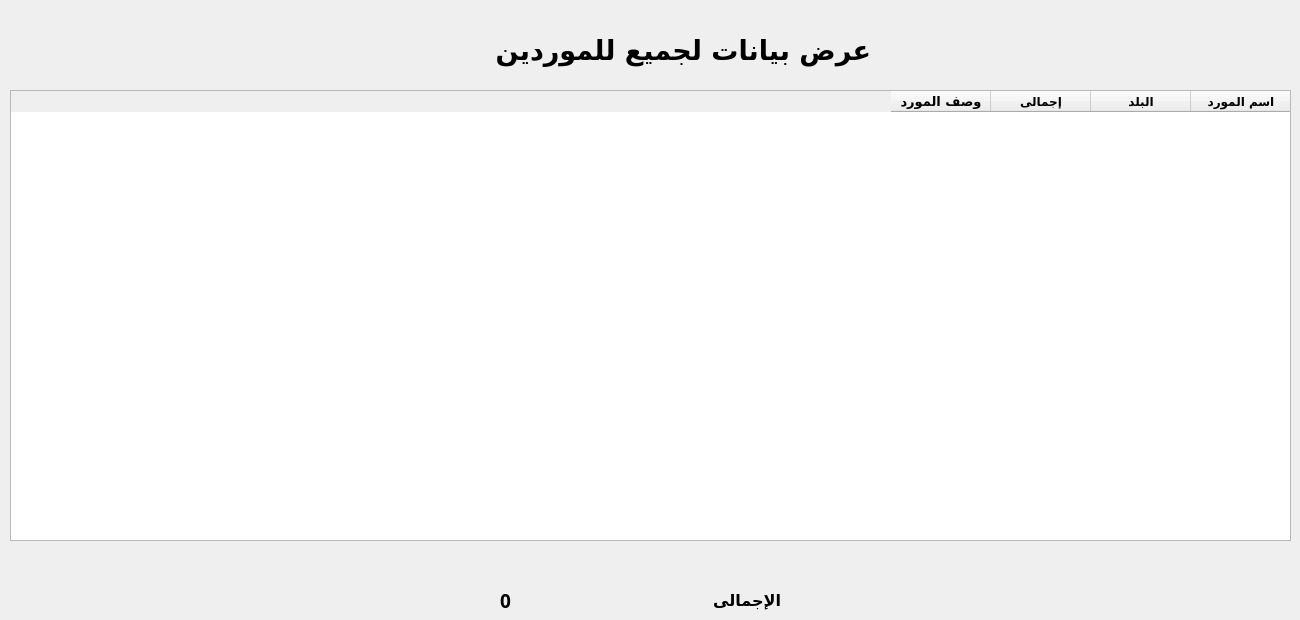
      <widget class="QWidget" name="tab_15">
       <attribute name="title">
        <string>نظرة على كل الموردين</string>
       </attribute>
       <widget class="QLabel" name="label_43">
        <property name="geometry">
         <rect>
          <x>490</x>
          <y>20</y>
          <width>381</width>
          <height>61</height>
         </rect>
        </property>
        <property name="font">
         <font>
          <family>Dubai</family>
          <pointsize>20</pointsize>
          <weight>75</weight>
          <bold>true</bold>
         </font>
        </property>
        <property name="text">
         <string>عرض بيانات لجميع للموردين</string>
        </property>
       </widget>
       <widget class="QTableWidget" name="Suppliers_information_tableWidget">
        <property name="geometry">
         <rect>
          <x>10</x>
          <y>90</y>
          <width>1281</width>
          <height>451</height>
         </rect>
        </property>
        <property name="layoutDirection">
         <enum>Qt::RightToLeft</enum>
        </property>
        <column>
         <property name="text">
          <string>اسم المورد</string>
         </property>
         <property name="font">
          <font>
           <family>Dubai</family>
           <weight>75</weight>
           <bold>true</bold>
          </font>
         </property>
        </column>
        <column>
         <property name="text">
          <string>البلد</string>
         </property>
         <property name="font">
          <font>
           <family>Dubai</family>
           <pointsize>9</pointsize>
           <weight>75</weight>
           <bold>true</bold>
          </font>
         </property>
        </column>
        <column>
         <property name="text">
          <string>إجمالى</string>
         </property>
         <property name="font">
          <font>
           <family>Dubai</family>
           <pointsize>9</pointsize>
           <weight>75</weight>
           <bold>true</bold>
          </font>
         </property>
        </column>
        <column>
         <property name="text">
          <string>وصف المورد</string>
         </property>
         <property name="font">
          <font>
           <family>Dubai</family>
           <pointsize>10</pointsize>
           <weight>75</weight>
           <bold>true</bold>
          </font>
         </property>
        </column>
       </widget>
       <widget class="QLabel" name="total_price_label">
        <property name="geometry">
         <rect>
          <x>500</x>
          <y>590</y>
          <width>181</width>
          <height>21</height>
         </rect>
        </property>
        <property name="font">
         <font>
          <family>Dubai</family>
          <pointsize>14</pointsize>
          <weight>75</weight>
          <bold>true</bold>
         </font>
        </property>
        <property name="text">
         <string>0</string>
        </property>
       </widget>
       <widget class="QLabel" name="label_2">
        <property name="geometry">
         <rect>
          <x>690</x>
          <y>590</y>
          <width>91</width>
          <height>21</height>
         </rect>
        </property>
        <property name="font">
         <font>
          <family>Dubai</family>
          <pointsize>12</pointsize>
          <weight>75</weight>
          <bold>true</bold>
         </font>
        </property>
        <property name="text">
         <string>الإجمالى</string>
        </property>
       </widget>
      </widget>
